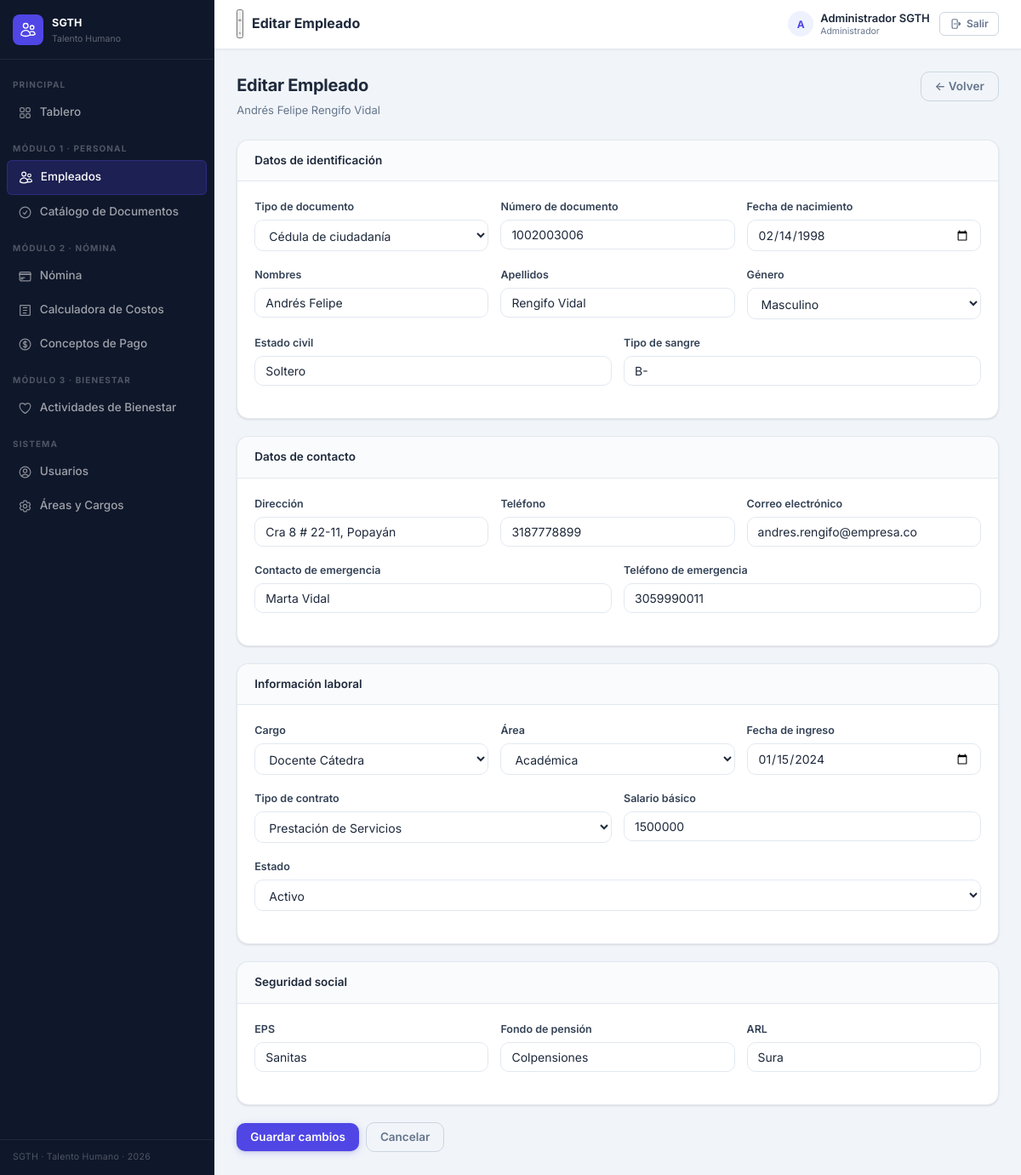
The page /public/empleados/6/editar (signed in) on the database its author committed.
### tables this page shows
CREATE TABLE empleados (
  id                          INT AUTO_INCREMENT PRIMARY KEY,
  tipo_documento              ENUM('CC','CE','TI','PA') NOT NULL DEFAULT 'CC',
  numero_documento            VARCHAR(30) NOT NULL UNIQUE,
  nombres                     VARCHAR(100) NOT NULL,
  apellidos                   VARCHAR(100) NOT NULL,
  fecha_nacimiento            DATE NULL,
  genero                      ENUM('M','F','Otro') NULL,
  estado_civil                VARCHAR(30) NULL,
  direccion                   VARCHAR(200) NULL,
  telefono                    VARCHAR(30) NULL,
  email                       VARCHAR(120) NULL,
  cargo_id                    INT NULL,
  area_id                     INT NULL,
  fecha_ingreso               DATE NOT NULL,
  tipo_contrato               ENUM('termino_fijo','termino_indefinido','obra_labor','prestacion_servicios') NOT NULL DEFAULT 'termino_fijo',
  salario_base                DECIMAL(12,2) NOT NULL DEFAULT 0,
  eps                         VARCHAR(100) NULL,
  fondo_pension               VARCHAR(100) NULL,
  arl                         VARCHAR(100) NULL,
  tipo_sangre                 VARCHAR(5) NULL,
  contacto_emergencia_nombre  VARCHAR(120) NULL,
  contacto_emergencia_telefono VARCHAR(30) NULL,
  estado                      ENUM('activo','inactivo','retirado') NOT NULL DEFAULT 'activo',
  fecha_retiro                DATE NULL,
  foto_path                   VARCHAR(255) NULL,
  created_at                  TIMESTAMP DEFAULT CURRENT_TIMESTAMP,
  updated_at                  TIMESTAMP DEFAULT CURRENT_TIMESTAMP ON UPDATE CURRENT_TIMESTAMP,
  FOREIGN KEY (cargo_id) REFERENCES cargos(id) ON DELETE SET NULL,
  FOREIGN KEY (area_id) REFERENCES areas(id) ON DELETE SET NULL
);

CREATE TABLE cargos (
  id                      INT AUTO_INCREMENT PRIMARY KEY,
  nombre                  VARCHAR(120) NOT NULL,
  area_id                 INT NULL,
  salario_base_sugerido   DECIMAL(12,2) NULL,
  created_at              TIMESTAMP DEFAULT CURRENT_TIMESTAMP,
  FOREIGN KEY (area_id) REFERENCES areas(id) ON DELETE SET NULL
);

CREATE TABLE areas (
  id            INT AUTO_INCREMENT PRIMARY KEY,
  nombre        VARCHAR(120) NOT NULL,
  descripcion   VARCHAR(255) NULL,
  created_at    TIMESTAMP DEFAULT CURRENT_TIMESTAMP
);

### app/controllers/EmpleadoController.php (called while the page is built, shortened)
<?php
class EmpleadoController {
    public function editar(string $id): void {
        $empleado = $this->obtenerEmpleado($id);
        $cargos = DB::fetchAll("SELECT * FROM cargos ORDER BY nombre");
        $areas  = DB::fetchAll("SELECT * FROM areas ORDER BY nombre");
        View::render('empleados.editar', [
            'titulo'   => 'Editar Empleado',
            'empleado' => $empleado,
            'cargos'   => $cargos,
            'areas'    => $areas,
        ]);
    }
    private function obtenerEmpleado(string $id): array {
        $empleado = DB::fetch("
            SELECT e.*, c.nombre AS cargo, a.nombre AS area
            FROM empleados e
            LEFT JOIN cargos c ON c.id = e.cargo_id
            LEFT JOIN areas  a ON a.id = e.area_id
            WHERE e.id = ?
        ", [$id]);
        return $empleado;
    }
}

### public/index.php (called while the page is built, shortened)
<?php
require_once ROOT . '/app/helpers/DB.php';
require_once ROOT . '/app/helpers/Router.php';
require_once ROOT . '/app/helpers/View.php';
$url = $_GET['url'] ?? '';
$url = trim($url, '/');
(new Router())->dispatch($url);

### app/helpers/DB.php (called while the page is built, shortened)
<?php
class DB {
    private static ?PDO $pdo = null;
    public static function connect(): PDO {
        if (self::$pdo === null) {
            $dsn = sprintf('mysql:host=%s;dbname=%s;charset=%s', DB_HOST, DB_NAME, DB_CHARSET);
            self::$pdo = new PDO($dsn, DB_USER, DB_PASS, [
                PDO::ATTR_ERRMODE            => PDO::ERRMODE_EXCEPTION,
                PDO::ATTR_DEFAULT_FETCH_MODE => PDO::FETCH_ASSOC,
                PDO::ATTR_EMULATE_PREPARES   => false,
            ]);
        }
        return self::$pdo;
    }
    public static function query(string $sql, array $p = []): PDOStatement {
        $stmt = self::connect()->prepare($sql);
        $stmt->execute($p);
        return $stmt;
    }
    public static function fetch(string $sql, array $p = []): ?array {
        return self::query($sql, $p)->fetch() ?: null;
    }
    public static function fetchAll(string $sql, array $p = []): array {
        return self::query($sql, $p)->fetchAll();
    }
}

### app/views/empleados/editar.php (the view, shortened to what this page needs)
<div class="page-header">
  <div>
    <div class="page-title">Editar Empleado</div>
    <div class="page-subtitle"><?= View::e($empleado['nombres'].' '.$empleado['apellidos']) ?></div>
  </div>
  <div class="page-actions">
    <a href="<?= APP_URL ?>/empleados/<?= $empleado['id'] ?>" class="btn btn-outline">← Volver</a>
  </div>
</div>
<form method="POST" action="<?= APP_URL ?>/empleados/<?= $empleado['id'] ?>/actualizar">
  <div class="card">
    <div class="card-header"><div class="card-title">Datos de identificación</div></div>
    <div class="form-row">
      <label>Tipo de documento
        <select name="tipo_documento" required>
          <?php foreach (['CC'=>'Cédula de ciudadanía','CE'=>'Cédula de extranjería','TI'=>'Tarjeta de identidad','PA'=>'Pasaporte'] as $k=>$v): ?>
            <option value="<?= $k ?>" <?= $empleado['tipo_documento']===$k?'selected':'' ?>><?= $v ?></option>
          <?php endforeach; ?>
        </select>
      </label>
      <label>Número de documento
        <input type="text" name="numero_documento" required value="<?= View::e($empleado['numero_documento']) ?>">
      </label>
      <label>Fecha de nacimiento
        <input type="date" name="fecha_nacimiento" value="<?= View::e($empleado['fecha_nacimiento']) ?>">
      </label>
    </div>
    <div class="form-row">
      <label>Nombres
        <input type="text" name="nombres" required value="<?= View::e($empleado['nombres']) ?>">
      </label>
      <label>Apellidos
        <input type="text" name="apellidos" required value="<?= View::e($empleado['apellidos']) ?>">
      </label>
      <label>Género
        <select name="genero">
          <?php foreach (['M'=>'Masculino','F'=>'Femenino','Otro'=>'Otro'] as $k=>$v): ?>
            <option value="<?= $k ?>" <?= $empleado['genero']===$k?'selected':'' ?>><?= $v ?></option>
          <?php endforeach; ?>
        </select>
      </label>
    </div>
    <div class="form-row">
      <label>Estado civil
        <input type="text" name="estado_civil" value="<?= View::e($empleado['estado_civil']) ?>">
      </label>
      <label>Tipo de sangre
        <input type="text" name="tipo_sangre" value="<?= View::e($empleado['tipo_sangre']) ?>">
      </label>
    </div>
  </div>
  <div class="card">
    <div class="card-header"><div class="card-title">Datos de contacto</div></div>
    <div class="form-row">
      <label>Dirección
        <input type="text" name="direccion" value="<?= View::e($empleado['direccion']) ?>">
      </label>
      <label>Teléfono
        <input type="text" name="telefono" value="<?= View::e($empleado['telefono']) ?>">
      </label>
      <label>Correo electrónico
        <input type="email" name="email" value="<?= View::e($empleado['email']) ?>">
      </label>
    </div>
    <div class="form-row">
      <label>Contacto de emergencia
        <input type="text" name="contacto_emergencia_nombre" value="<?= View::e($empleado['contacto_emergencia_nombre']) ?>">
      </label>
      <label>Teléfono de emergencia
        <input type="text" name="contacto_emergencia_telefono" value="<?= View::e($empleado['contacto_emergencia_telefono']) ?>">
      </label>
    </div>
  </div>
  <div class="card">
    <div class="card-header"><div class="card-title">Información laboral</div></div>
    <div class="form-row">
      <label>Cargo
        <select name="cargo_id">
          <?php foreach ($cargos as $c): ?>
            <option value="<?= $c['id'] ?>" <?= (string)$empleado['cargo_id']===(string)$c['id']?'selected':'' ?>><?= View::e($c['nombre']) ?></option>
          <?php endforeach; ?>
        </select>
      </label>
      <label>Área
        <select name="area_id">
          <?php foreach ($areas as $a): ?>
            <option value="<?= $a['id'] ?>" <?= (string)$empleado['area_id']===(string)$a['id']?'selected':'' ?>><?= View::e($a['nombre']) ?></option>
          <?php endforeach; ?>
        </select>
      </label>
      <label>Fecha de ingreso
        <input type="date" name="fecha_ingreso" required value="<?= View::e($empleado['fecha_ingreso']) ?>">
      </label>
    </div>
    <div class="form-row">
      <label>Tipo de contrato
        <select name="tipo_contrato" required>
          <?php foreach (['termino_fijo'=>'Término Fijo','termino_indefinido'=>'Término Indefinido','obra_labor'=>'Obra o Labor','prestacion_servicios'=>'Prestación de Servicios'] as $k=>$v): ?>
            <option value="<?= $k ?>" <?= $empleado['tipo_contrato']===$k?'selected':'' ?>><?= $v ?></option>
          <?php endforeach; ?>
        </select>
      </label>
      <label>Salario básico
        <input type="number" name="salario_base" step="1000" min="0" required value="<?= (float)$empleado['salario_base'] ?>">
      </label>
    </div>
    <div class="form-row">
      <label>Estado
        <select name="estado" id="selEstado" onchange="document.getElementById('wrapRetiro').style.display=this.value==='retirado'?'block':'none'">
          <?php foreach (['activo'=>'Activo','inactivo'=>'Inactivo','retirado'=>'Retirado'] as $k=>$v): ?>
            <option value="<?= $k ?>" <?= $empleado['estado']===$k?'selected':'' ?>><?= $v ?></option>
          <?php endforeach; ?>
        </select>
      </label>
    </div>
  </div>
  <div class="card">
    <div class="card-header"><div class="card-title">Seguridad social</div></div>
    <div class="form-row">
      <label>EPS
        <input type="text" name="eps" value="<?= View::e($empleado['eps']) ?>">
      </label>
      <label>Fondo de pensión
        <input type="text" name="fondo_pension" value="<?= View::e($empleado['fondo_pension']) ?>">
      </label>
      <label>ARL
        <input type="text" name="arl" value="<?= View::e($empleado['arl']) ?>">
      </label>
    </div>
  </div>
  <div class="page-actions">
    <button type="submit" class="btn btn-primary">Guardar cambios</button>
    <a href="<?= APP_URL ?>/empleados/<?= $empleado['id'] ?>" class="btn btn-outline">Cancelar</a>
  </div>
</form>

### app/helpers/Router.php (shortened to what this page needs)
<?php
class Router {
    private array $routes = [];
    public function dispatch(string $url): void {
        $url = trim($url, '/');
        foreach ($this->routes as $pattern => [$ctrl, $met]) {
            if (preg_match($pattern, $url, $m)) {
                array_shift($m);
                $this->run($ctrl, $met, array_values($m));
                return;
            }
        }
    }
    private function run(string $ctrl, string $met, array $params): void {
        $obj = new $ctrl();
        call_user_func_array([$obj, $met], $params);
    }
}

### public/assets/css/app.css (style rules this page uses)
*,*::before,*::after { box-sizing: border-box; margin: 0; padding: 0 }
:root { --primary: #1e3a5f; --primary-h: #162d4a; --blue: #4f46e5; --blue-h: #4338ca; --blue-bg: #eef2ff; --accent: #f59e0b; --success: #059669; --success-bg: #d1fae5; --success-txt: #065f46; --warning: #d97706; --warning-bg: #fef3c7; --warning-txt: #92400e; --danger: #dc2626; --danger-bg: #fee2e2; --danger-txt: #991b1b; --info: #0284c7; --info-bg: #e0f2fe; --bg: #f1f5f9; --surface: #ffffff; --surface2: #f8fafc; --border: #e2e8f0; --border-h: #cbd5e1; --txt: #1e293b; --txt2: #334155; --muted: #64748b; --faint: #94a3b8; --sidebar-w: 252px; --topbar-h: 57px; --r-sm: 6px; --r: 10px; --r-lg: 14px; --r-xl: 18px; --sh-xs: 0 1px 2px rgba(0,0,0,.05); --sh-sm: 0 1px 3px rgba(0,0,0,.08), 0 1px 2px rgba(0,0,0,.04); --sh: 0 4px 6px -1px rgba(0,0,0,.08), 0 2px 4px -2px rgba(0,0,0,.06); --font: 'Inter', 'Segoe UI', system-ui, -apple-system, sans-serif; --tr: .18s ease; }
html { font-size: 15px; }
body { font-family: var(--font); background: var(--bg); color: var(--txt); line-height: 1.6; -webkit-font-smoothing: antialiased; overflow-x: hidden; scroll-behavior: smooth; }
button, a, [role="button"] { -webkit-tap-highlight-color: transparent; }
.page-header { display: flex; align-items: flex-start; justify-content: space-between; margin-bottom: 24px; flex-wrap: wrap; gap: 12px; }
.page-title { font-size: 20px; font-weight: 700; color: var(--txt); letter-spacing: -.3px; }
.page-subtitle { font-size: 13px; color: var(--muted); margin-top: 3px; }
.page-actions { display: flex; gap: 8px; flex-wrap: wrap; align-items: center; }
.card { background: var(--surface); border: 1px solid var(--border); border-radius: var(--r-lg); padding: 20px; box-shadow: var(--sh-sm); margin-bottom: 20px; overflow: hidden; overflow: clip; }
.card-header { display: flex; align-items: center; justify-content: space-between; margin: -20px -20px 20px; padding: 13px 20px; border-bottom: 1px solid var(--border); background: #fafbfc; border-radius: calc(var(--r-lg) - 1px) calc(var(--r-lg) - 1px) 0 0; }
.card-title { font-size: 13.5px; font-weight: 600; color: var(--txt); }
.form-row { display: grid; grid-template-columns: repeat(auto-fit, minmax(200px, 1fr)); gap: 14px; margin-bottom: 4px; }
label { display: block; font-size: 12.5px; font-weight: 600; color: var(--txt2); margin-bottom: 14px; }
label input, label select, label textarea { display: block; width: 100%; margin-top: 5px; padding: 8px 12px; border: 1.5px solid var(--border); border-radius: var(--r); font-family: var(--font); font-size: 14px; color: var(--txt); background: #fff; outline: none; transition: border-color var(--tr), box-shadow var(--tr); }
label input::placeholder { color: var(--faint); }
.btn { display: inline-flex; align-items: center; gap: 6px; padding: 8px 16px; border-radius: var(--r); font-family: var(--font); font-size: 13.5px; font-weight: 600; cursor: pointer; border: none; text-decoration: none; transition: background var(--tr), box-shadow var(--tr), transform var(--tr); white-space: nowrap; line-height: 1.3; }
.btn-primary { background: var(--blue); color: #fff; box-shadow: 0 1px 2px rgba(0,0,0,.08), 0 2px 8px rgba(79,70,229,.25); }
.btn-outline { background: transparent; border: 1.5px solid var(--border-h); color: var(--muted); box-shadow: none; }

### public/assets/css/responsive.css (style rules this page uses)
:root { --bp-xs: 480px; --bp-sm: 640px; --bp-md: 768px; --bp-lg: 1024px; --bp-xl: 1280px; }

### rows shown on the page
empleados: nombres+apellidos "Andrés Felipe Rengifo Vidal", tipo_documento "Cédula de ciudadanía", numero_documento "1002003006", fecha_nacimiento "02/14/1998", nombres "Andrés Felipe", apellidos "Rengifo Vidal", genero "Masculino", estado_civil "Soltero", tipo_sangre "B-", direccion "Cra 8 # 22-11, Popayán", telefono "3187778899", email "andres.rengifo@empresa.co", contacto_emergencia_nombre "Marta Vidal", contacto_emergencia_telefono "3059990011", cargo_id "Docente Cátedra", area_id "Académica", fecha_ingreso "01/15/2024", tipo_contrato "Prestación de Servicios", salario_base "1500000", estado "Activo", eps "Sanitas", fondo_pension "Colpensiones", arl "Sura"
